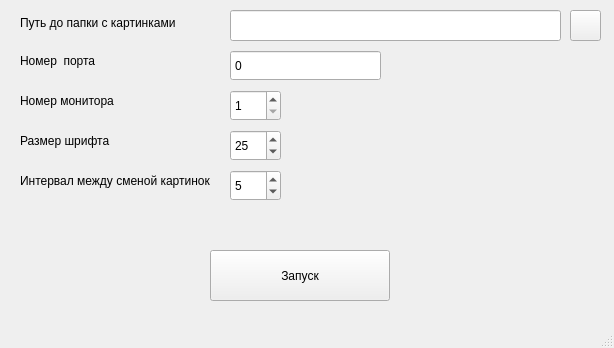
<?xml version="1.0" encoding="UTF-8"?>
<ui version="4.0">
 <class>MainWindow</class>
 <widget class="QMainWindow" name="MainWindow">
  <property name="geometry">
   <rect>
    <x>0</x>
    <y>0</y>
    <width>614</width>
    <height>348</height>
   </rect>
  </property>
  <property name="windowTitle">
   <string>Настройки программы</string>
  </property>
  <property name="windowIcon">
   <iconset>
    <normaloff>monitor.ico</normaloff>monitor.ico</iconset>
  </property>
  <widget class="QWidget" name="centralwidget">
   <widget class="QLineEdit" name="lineEdit">
    <property name="geometry">
     <rect>
      <x>230</x>
      <y>10</y>
      <width>331</width>
      <height>31</height>
     </rect>
    </property>
   </widget>
   <widget class="QPushButton" name="fileButton">
    <property name="geometry">
     <rect>
      <x>570</x>
      <y>10</y>
      <width>31</width>
      <height>31</height>
     </rect>
    </property>
    <property name="text">
     <string/>
    </property>
    <property name="icon">
     <iconset>
      <normaloff>folder.png</normaloff>folder.png</iconset>
    </property>
   </widget>
   <widget class="QPushButton" name="pushButton">
    <property name="geometry">
     <rect>
      <x>210</x>
      <y>250</y>
      <width>180</width>
      <height>51</height>
     </rect>
    </property>
    <property name="text">
     <string>Запуск</string>
    </property>
   </widget>
   <widget class="QLabel" name="label">
    <property name="geometry">
     <rect>
      <x>20</x>
      <y>12</y>
      <width>161</width>
      <height>21</height>
     </rect>
    </property>
    <property name="text">
     <string>Путь до папки с картинками</string>
    </property>
   </widget>
   <widget class="QLabel" name="label_2">
    <property name="geometry">
     <rect>
      <x>20</x>
      <y>50</y>
      <width>151</width>
      <height>21</height>
     </rect>
    </property>
    <property name="text">
     <string>Номер  порта</string>
    </property>
   </widget>
   <widget class="QLabel" name="label_3">
    <property name="geometry">
     <rect>
      <x>20</x>
      <y>90</y>
      <width>151</width>
      <height>21</height>
     </rect>
    </property>
    <property name="text">
     <string>Номер монитора</string>
    </property>
   </widget>
   <widget class="QSpinBox" name="Monitor_spinBox">
    <property name="geometry">
     <rect>
      <x>230</x>
      <y>90</y>
      <width>51</width>
      <height>31</height>
     </rect>
    </property>
    <property name="minimum">
     <number>1</number>
    </property>
    <property name="value">
     <number>1</number>
    </property>
   </widget>
   <widget class="QSpinBox" name="Font_spinBox">
    <property name="geometry">
     <rect>
      <x>230</x>
      <y>130</y>
      <width>51</width>
      <height>31</height>
     </rect>
    </property>
    <property name="maximum">
     <number>1000000</number>
    </property>
    <property name="value">
     <number>25</number>
    </property>
   </widget>
   <widget class="QLabel" name="label_4">
    <property name="geometry">
     <rect>
      <x>20</x>
      <y>130</y>
      <width>151</width>
      <height>21</height>
     </rect>
    </property>
    <property name="text">
     <string>Размер шрифта</string>
    </property>
   </widget>
   <widget class="QLabel" name="label_5">
    <property name="geometry">
     <rect>
      <x>20</x>
      <y>170</y>
      <width>191</width>
      <height>21</height>
     </rect>
    </property>
    <property name="text">
     <string>Интервал между сменой картинок</string>
    </property>
   </widget>
   <widget class="QSpinBox" name="Timing_spinBox">
    <property name="geometry">
     <rect>
      <x>230</x>
      <y>170</y>
      <width>51</width>
      <height>31</height>
     </rect>
    </property>
    <property name="maximum">
     <number>1000000</number>
    </property>
    <property name="value">
     <number>5</number>
    </property>
   </widget>
   <widget class="QSpinBox" name="Port_spinBox">
    <property name="geometry">
     <rect>
      <x>230</x>
      <y>50</y>
      <width>151</width>
      <height>31</height>
     </rect>
    </property>
    <property name="buttonSymbols">
     <enum>QAbstractSpinBox::NoButtons</enum>
    </property>
    <property name="maximum">
     <number>10000</number>
    </property>
   </widget>
   <widget class="QLabel" name="label_6">
    <property name="geometry">
     <rect>
      <x>50</x>
      <y>220</y>
      <width>391</width>
      <height>16</height>
     </rect>
    </property>
    <property name="text">
     <string/>
    </property>
   </widget>
  </widget>
  <widget class="QMenuBar" name="menubar">
   <property name="geometry">
    <rect>
     <x>0</x>
     <y>0</y>
     <width>614</width>
     <height>21</height>
    </rect>
   </property>
  </widget>
  <widget class="QStatusBar" name="statusbar"/>
 </widget>
 <resources/>
 <connections/>
</ui>
